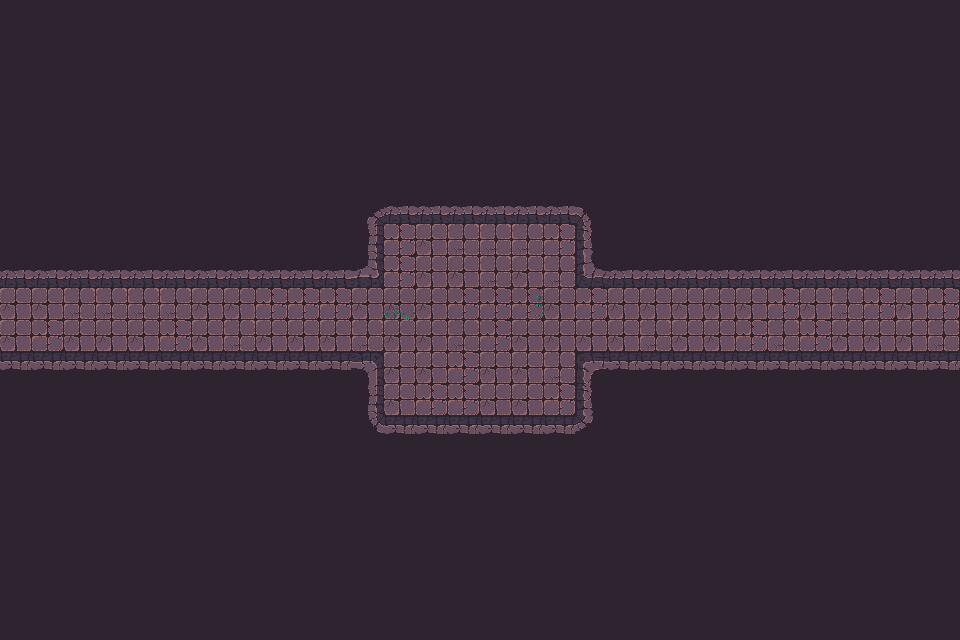

This is a level from a 2D game, rendered from its Tiled map with the project's own tilesets. A one-line summary and the complete map file follow:
An orthogonal 30x20 tile map with 32x32 px tiles, 3 tile layers (Walls, Decor, Items), 2 tilesets and 58 objects.

<map version="1.10" tiledversion="1.11.2" orientation="orthogonal" renderorder="right-down" width="30" height="20" tilewidth="32" tileheight="32" infinite="0" nextlayerid="3" nextobjectid="1">
    <tileset firstgid="1" name="Town Tileset" tilewidth="32" tileheight="32" tilecount="64" columns="8">
        <image source="../../../tiles/World H Tileset.png" trans="ff00ff" width="256" height="256" />
        <tile id="4">
            <objectgroup draworder="index" id="2">
                <object id="1" x="0" y="0" width="32" height="32" />
            </objectgroup>
        </tile>
        <tile id="5">
            <objectgroup draworder="index" id="2">
                <object id="1" x="0" y="0" width="32" height="32" />
            </objectgroup>
        </tile>
        <tile id="6">
            <objectgroup draworder="index" id="2">
                <object id="1" x="0" y="0" width="32" height="32" />
            </objectgroup>
        </tile>
        <tile id="7">
            <objectgroup draworder="index" id="2">
                <object id="1" x="0" y="0" width="32" height="32" />
            </objectgroup>
        </tile>
        <tile id="8">
            <objectgroup draworder="index" id="2">
                <object id="1" x="0" y="0" width="32" height="32" />
            </objectgroup>
        </tile>
        <tile id="10">
            <objectgroup draworder="index" id="2">
                <object id="1" x="0" y="32" width="32" height="0" />
            </objectgroup>
        </tile>
        <tile id="11">
            <objectgroup draworder="index" id="2">
                <object id="1" x="0" y="32" width="32" height="0" />
                <object id="2" x="32" y="0" width="0" height="32" />
            </objectgroup>
        </tile>
        <tile id="12">
            <objectgroup draworder="index" id="2">
                <object id="1" x="32" y="0" width="0" height="32" />
            </objectgroup>
        </tile>
        <tile id="13">
            <objectgroup draworder="index" id="2">
                <object id="1" x="0" y="32" width="32" height="0" />
                <object id="2" x="0" y="32" width="32" height="0" />
                <object id="3" x="0" y="0" width="0" height="32" />
            </objectgroup>
        </tile>
        <tile id="14">
            <objectgroup draworder="index" id="2">
                <object id="1" x="0" y="0" width="0" height="32" />
            </objectgroup>
        </tile>
        <tile id="16">
            <objectgroup draworder="index" id="2">
                <object id="1" x="0" y="0" width="32" height="32" />
            </objectgroup>
        </tile>
        <tile id="24">
            <objectgroup draworder="index" id="2">
                <object id="1" x="0" y="0" width="32" height="32" />
            </objectgroup>
        </tile>
    </tileset>
    <tileset firstgid="65" name="Dungeon Crawler Tileset" tilewidth="32" tileheight="32" tilecount="100" columns="10">
        <image source="../../../tiles/Dungeon_Tile.png" trans="" width="320" height="320" />
        <tile id="2">
            <objectgroup draworder="index" id="2">
                <object id="1" x="0" y="0" width="32" height="32" />
            </objectgroup>
        </tile>
        <tile id="3">
            <objectgroup draworder="index" id="2">
                <object id="1" x="0" y="0" width="32" height="32" />
            </objectgroup>
        </tile>
        <tile id="4">
            <objectgroup draworder="index" id="2">
                <object id="1" x="0" y="0" width="32" height="32" />
            </objectgroup>
        </tile>
        <tile id="5">
            <objectgroup draworder="index" id="2">
                <object id="1" x="0" y="0" width="32" height="32" />
            </objectgroup>
        </tile>
        <tile id="6">
            <objectgroup draworder="index" id="2">
                <object id="1" x="0" y="0" width="32" height="32" />
            </objectgroup>
        </tile>
        <tile id="8">
            <objectgroup draworder="index" id="2">
                <object id="1" x="0" y="0" width="32" height="32" />
            </objectgroup>
        </tile>
        <tile id="12">
            <objectgroup draworder="index" id="2">
                <object id="1" x="0" y="0" width="32" height="32" />
            </objectgroup>
        </tile>
        <tile id="13">
            <objectgroup draworder="index" id="2">
                <object id="1" x="0" y="0" width="32" height="32" />
            </objectgroup>
        </tile>
        <tile id="14">
            <objectgroup draworder="index" id="2">
                <object id="1" x="0" y="0" width="32" height="32" />
            </objectgroup>
        </tile>
        <tile id="15">
            <objectgroup draworder="index" id="2">
                <object id="1" x="0" y="0" width="32" height="32" />
            </objectgroup>
        </tile>
        <tile id="16">
            <objectgroup draworder="index" id="2">
                <object id="1" x="0" y="0" width="32" height="32" />
            </objectgroup>
        </tile>
        <tile id="18">
            <objectgroup draworder="index" id="2">
                <object id="1" x="0" y="0" width="32" height="32" />
            </objectgroup>
        </tile>
        <tile id="22">
            <objectgroup draworder="index" id="2">
                <object id="1" x="0" y="0" width="32" height="32" />
            </objectgroup>
        </tile>
        <tile id="23">
            <objectgroup draworder="index" id="2">
                <object id="1" x="0" y="0" width="32" height="32" />
            </objectgroup>
        </tile>
        <tile id="24">
            <objectgroup draworder="index" id="2">
                <object id="1" x="0" y="0" width="32" height="32" />
            </objectgroup>
        </tile>
        <tile id="25">
            <objectgroup draworder="index" id="2">
                <object id="1" x="0" y="0" width="32" height="32" />
            </objectgroup>
        </tile>
        <tile id="26">
            <objectgroup draworder="index" id="2">
                <object id="1" x="0" y="0" width="32" height="32" />
            </objectgroup>
        </tile>
        <tile id="28">
            <objectgroup draworder="index" id="2">
                <object id="1" x="0" y="0" width="32" height="32" />
            </objectgroup>
        </tile>
        <tile id="32">
            <objectgroup draworder="index" id="2">
                <object id="1" x="0" y="0" width="32" height="32" />
            </objectgroup>
        </tile>
        <tile id="33">
            <objectgroup draworder="index" id="2">
                <object id="1" x="0" y="0" width="32" height="32" />
            </objectgroup>
        </tile>
        <tile id="34">
            <objectgroup draworder="index" id="2">
                <object id="1" x="0" y="0" width="32" height="32" />
            </objectgroup>
        </tile>
        <tile id="35">
            <objectgroup draworder="index" id="2">
                <object id="1" x="0" y="0" width="32" height="32" />
            </objectgroup>
        </tile>
        <tile id="36">
            <objectgroup draworder="index" id="2">
                <object id="1" x="0" y="0" width="32" height="32" />
            </objectgroup>
        </tile>
        <tile id="38">
            <objectgroup draworder="index" id="2">
                <object id="1" x="0" y="0" width="32" height="32" />
            </objectgroup>
        </tile>
        <tile id="42">
            <objectgroup draworder="index" id="2">
                <object id="1" x="0" y="0" width="32" height="32" />
            </objectgroup>
        </tile>
        <tile id="43">
            <objectgroup draworder="index" id="2">
                <object id="1" x="0" y="0" width="32" height="32" />
            </objectgroup>
        </tile>
        <tile id="44">
            <objectgroup draworder="index" id="2">
                <object id="1" x="0" y="0" width="32" height="32" />
            </objectgroup>
        </tile>
        <tile id="45">
            <objectgroup draworder="index" id="2">
                <object id="1" x="0" y="0" width="32" height="32" />
            </objectgroup>
        </tile>
        <tile id="46">
            <objectgroup draworder="index" id="2">
                <object id="1" x="0" y="0" width="32" height="32" />
            </objectgroup>
        </tile>
        <tile id="48">
            <objectgroup draworder="index" id="2">
                <object id="1" x="0" y="0" width="32" height="32" />
            </objectgroup>
        </tile>
        <tile id="52">
            <objectgroup draworder="index" id="2">
                <object id="1" x="0" y="0" width="32" height="32" />
            </objectgroup>
        </tile>
        <tile id="53">
            <objectgroup draworder="index" id="2">
                <object id="1" x="0" y="0" width="32" height="32" />
            </objectgroup>
        </tile>
        <tile id="54">
            <objectgroup draworder="index" id="2">
                <object id="1" x="0" y="0" width="32" height="32" />
            </objectgroup>
        </tile>
        <tile id="55">
            <objectgroup draworder="index" id="2">
                <object id="1" x="0" y="0" width="32" height="32" />
            </objectgroup>
        </tile>
        <tile id="56">
            <objectgroup draworder="index" id="2">
                <object id="1" x="0" y="0" width="32" height="32" />
            </objectgroup>
        </tile>
        <tile id="58">
            <objectgroup draworder="index" id="2">
                <object id="1" x="0" y="0" width="32" height="32" />
            </objectgroup>
        </tile>
        <tile id="62">
            <objectgroup draworder="index" id="2">
                <object id="1" x="0" y="0" width="32" height="32" />
            </objectgroup>
        </tile>
        <tile id="63">
            <objectgroup draworder="index" id="2">
                <object id="1" x="0" y="0" width="32" height="32" />
            </objectgroup>
        </tile>
        <tile id="64">
            <objectgroup draworder="index" id="2">
                <object id="1" x="0" y="0" width="32" height="32" />
            </objectgroup>
        </tile>
        <tile id="65">
            <objectgroup draworder="index" id="2">
                <object id="1" x="0" y="0" width="32" height="32" />
            </objectgroup>
        </tile>
        <tile id="66">
            <objectgroup draworder="index" id="2">
                <object id="1" x="0" y="0" width="32" height="32" />
            </objectgroup>
        </tile>
        <tile id="68">
            <objectgroup draworder="index" id="2">
                <object id="1" x="0" y="0" width="32" height="32" />
            </objectgroup>
        </tile>
        <tile id="80">
            <objectgroup draworder="index" id="2">
                <object id="1" x="0" y="0" width="32" height="32" />
            </objectgroup>
        </tile>
    </tileset>
    <layer id="1" name="Walls" width="30" height="20">
        <data encoding="csv">
122,122,122,122,122,122,122,122,122,122,122,122,122,122,122,122,122,122,122,122,122,122,122,122,122,122,122,122,122,122,
122,122,122,122,122,122,122,122,122,122,122,122,122,122,122,122,122,122,122,122,122,122,122,122,122,122,122,122,122,122,
122,122,122,122,122,122,122,122,122,122,122,122,122,122,122,122,122,122,122,122,122,122,122,122,122,122,122,122,122,122,
122,122,122,122,122,122,122,122,122,122,122,122,122,122,122,122,122,122,122,122,122,122,122,122,122,122,122,122,122,122,
122,122,122,122,122,122,122,122,122,122,122,122,122,122,122,122,122,122,122,122,122,122,122,122,122,122,122,122,122,122,
122,122,122,122,122,122,122,122,122,122,122,122,122,122,122,122,122,122,122,122,122,122,122,122,122,122,122,122,122,122,
122,122,122,122,122,122,122,122,122,122,122,67,68,68,68,68,68,68,69,122,122,122,122,122,122,122,122,122,122,122,
122,122,122,122,122,122,122,122,122,122,122,77,65,75,66,66,66,65,79,122,122,122,122,122,122,122,122,122,122,122,
68,68,68,68,68,68,68,68,68,68,68,103,65,75,75,66,75,66,100,68,68,68,68,68,68,68,68,68,68,68,
75,75,66,66,66,66,75,75,65,65,65,75,75,75,65,65,65,75,65,75,75,75,75,75,65,75,66,65,75,65,
75,65,75,75,75,65,75,66,75,75,75,66,75,75,66,65,75,75,75,75,66,75,75,65,66,65,75,75,75,66,
88,88,88,88,88,88,88,88,88,88,88,73,75,75,65,75,75,66,70,88,88,88,88,88,88,88,88,88,88,88,
122,122,122,122,122,122,122,122,122,122,122,77,75,65,65,75,75,65,79,122,122,122,122,122,122,122,122,122,122,122,
122,122,122,122,122,122,122,122,122,122,122,87,88,88,88,88,88,88,89,122,122,122,122,122,122,122,122,122,122,122,
122,122,122,122,122,122,122,122,122,122,122,122,122,122,122,122,122,122,122,122,122,122,122,122,122,122,122,122,122,122,
122,122,122,122,122,122,122,122,122,122,122,122,122,122,122,122,122,122,122,122,122,122,122,122,122,122,122,122,122,122,
122,122,122,122,122,122,122,122,122,122,122,122,122,122,122,122,122,122,122,122,122,122,122,122,122,122,122,122,122,122,
122,122,122,122,122,122,122,122,122,122,122,122,122,122,122,122,122,122,122,122,122,122,122,122,122,122,122,122,122,122,
122,122,122,122,122,122,122,122,122,122,122,122,122,122,122,122,122,122,122,122,122,122,122,122,122,122,122,122,122,122,
122,122,122,122,122,122,122,122,122,122,122,122,122,122,122,122,122,122,122,122,122,122,122,122,122,122,122,122,122,122
        </data>
    </layer>
    <layer id="1" name="Decor" width="30" height="20">
        <data encoding="csv">
133,133,133,133,133,133,133,133,133,133,133,133,133,133,133,133,133,133,133,133,133,133,133,133,133,133,133,133,133,133,
133,133,133,133,133,133,133,133,133,133,133,133,133,133,133,133,133,133,133,133,133,133,133,133,133,133,133,133,133,133,
133,133,133,133,133,133,133,133,133,133,133,133,133,133,133,133,133,133,133,133,133,133,133,133,133,133,133,133,133,133,
133,133,133,133,133,133,133,133,133,133,133,133,133,133,133,133,133,133,133,133,133,133,133,133,133,133,133,133,133,133,
133,133,133,133,133,133,133,133,133,133,133,133,133,133,133,133,133,133,133,133,133,133,133,133,133,133,133,133,133,133,
133,133,133,133,133,133,133,133,133,133,133,133,133,133,133,133,133,133,133,133,133,133,133,133,133,133,133,133,133,133,
133,133,133,133,133,133,133,133,133,133,133,133,133,133,133,133,133,133,133,133,133,133,133,133,133,133,133,133,133,133,
133,133,133,133,133,133,133,133,133,133,133,133,133,133,133,133,133,133,133,133,133,133,133,133,133,133,133,133,133,133,
133,133,133,133,133,133,133,133,133,133,133,133,133,133,133,133,133,133,133,133,133,133,133,133,133,133,133,133,133,133,
133,133,133,133,133,133,133,133,133,133,133,133,137,133,133,133,140,133,133,133,133,133,133,133,133,133,133,133,133,133,
133,133,133,133,133,133,133,133,133,133,133,133,133,133,133,133,133,133,133,133,133,133,133,133,133,133,133,133,133,133,
133,133,133,133,133,133,133,133,133,133,133,133,133,133,133,133,133,133,133,133,133,133,133,133,133,133,133,133,133,133,
133,133,133,133,133,133,133,133,133,133,133,133,133,133,133,133,133,133,133,133,133,133,133,133,133,133,133,133,133,133,
133,133,133,133,133,133,133,133,133,133,133,133,133,133,133,133,133,133,133,133,133,133,133,133,133,133,133,133,133,133,
133,133,133,133,133,133,133,133,133,133,133,133,133,133,133,133,133,133,133,133,133,133,133,133,133,133,133,133,133,133,
133,133,133,133,133,133,133,133,133,133,133,133,133,133,133,133,133,133,133,133,133,133,133,133,133,133,133,133,133,133,
133,133,133,133,133,133,133,133,133,133,133,133,133,133,133,133,133,133,133,133,133,133,133,133,133,133,133,133,133,133,
133,133,133,133,133,133,133,133,133,133,133,133,133,133,133,133,133,133,133,133,133,133,133,133,133,133,133,133,133,133,
133,133,133,133,133,133,133,133,133,133,133,133,133,133,133,133,133,133,133,133,133,133,133,133,133,133,133,133,133,133,
133,133,133,133,133,133,133,133,133,133,133,133,133,133,133,133,133,133,133,133,133,133,133,133,133,133,133,133,133,133
        </data>
    </layer>
    <layer id="1" name="Items" width="30" height="20">
        <data encoding="csv">
133,133,133,133,133,133,133,133,133,133,133,133,133,133,133,133,133,133,133,133,133,133,133,133,133,133,133,133,133,133,
133,133,133,133,133,133,133,133,133,133,133,133,133,133,133,133,133,133,133,133,133,133,133,133,133,133,133,133,133,133,
133,133,133,133,133,133,133,133,133,133,133,133,133,133,133,133,133,133,133,133,133,133,133,133,133,133,133,133,133,133,
133,133,133,133,133,133,133,133,133,133,133,133,133,133,133,133,133,133,133,133,133,133,133,133,133,133,133,133,133,133,
133,133,133,133,133,133,133,133,133,133,133,133,133,133,133,133,133,133,133,133,133,133,133,133,133,133,133,133,133,133,
133,133,133,133,133,133,133,133,133,133,133,133,133,133,133,133,133,133,133,133,133,133,133,133,133,133,133,133,133,133,
133,133,133,133,133,133,133,133,133,133,133,133,133,133,133,133,133,133,133,133,133,133,133,133,133,133,133,133,133,133,
133,133,133,133,133,133,133,133,133,133,133,133,133,133,133,133,133,133,133,133,133,133,133,133,133,133,133,133,133,133,
133,133,133,133,133,133,133,133,133,133,133,133,133,133,133,133,133,133,133,133,133,133,133,133,133,133,133,133,133,133,
133,133,133,133,133,133,133,133,133,133,133,133,133,133,133,133,133,133,133,133,133,133,133,133,133,133,133,133,133,133,
133,133,133,133,133,133,133,133,133,133,133,133,133,133,133,133,133,133,133,133,133,133,133,133,133,133,133,133,133,133,
133,133,133,133,133,133,133,133,133,133,133,133,133,133,133,133,133,133,133,133,133,133,133,133,133,133,133,133,133,133,
133,133,133,133,133,133,133,133,133,133,133,133,133,133,133,133,133,133,133,133,133,133,133,133,133,133,133,133,133,133,
133,133,133,133,133,133,133,133,133,133,133,133,133,133,133,133,133,133,133,133,133,133,133,133,133,133,133,133,133,133,
133,133,133,133,133,133,133,133,133,133,133,133,133,133,133,133,133,133,133,133,133,133,133,133,133,133,133,133,133,133,
133,133,133,133,133,133,133,133,133,133,133,133,133,133,133,133,133,133,133,133,133,133,133,133,133,133,133,133,133,133,
133,133,133,133,133,133,133,133,133,133,133,133,133,133,133,133,133,133,133,133,133,133,133,133,133,133,133,133,133,133,
133,133,133,133,133,133,133,133,133,133,133,133,133,133,133,133,133,133,133,133,133,133,133,133,133,133,133,133,133,133,
133,133,133,133,133,133,133,133,133,133,133,133,133,133,133,133,133,133,133,133,133,133,133,133,133,133,133,133,133,133,
133,133,133,133,133,133,133,133,133,133,133,133,133,133,133,133,133,133,133,133,133,133,133,133,133,133,133,133,133,133
        </data>
    </layer>
</map>
